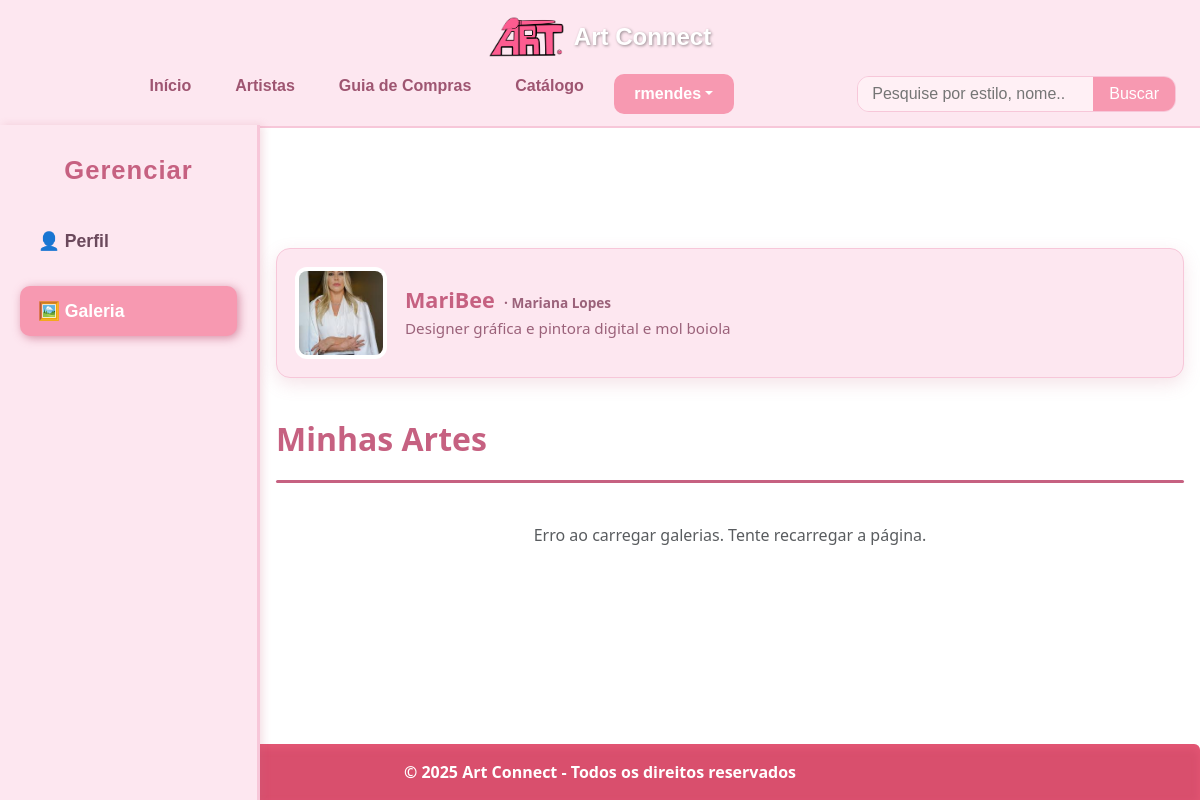
Page /usuarios/perfil/galeria/galeria.php?id=3 (signed in) on the earlier database version.
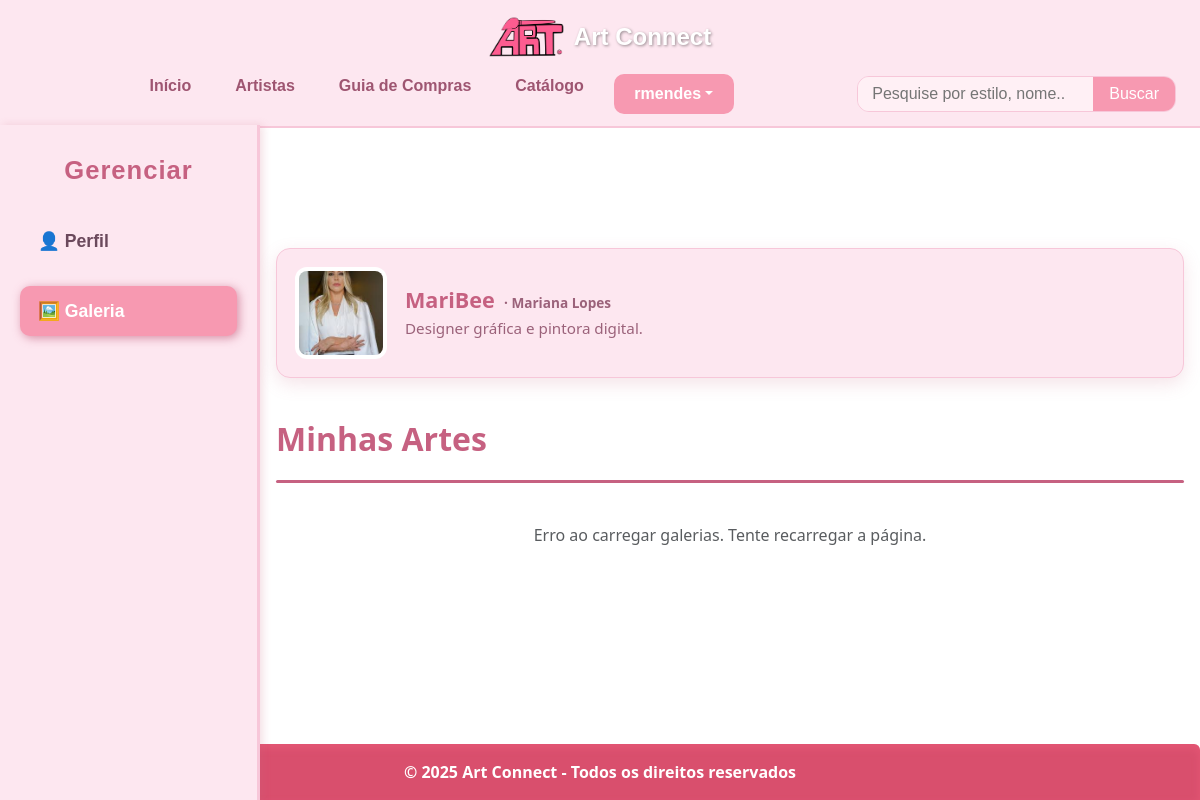
Same page on the later database version.
### tables this page shows
CREATE TABLE IF NOT EXISTS `usuarios` (
  `id` int(11) NOT NULL AUTO_INCREMENT,
  `nome` varchar(100) NOT NULL,
  `nome_social` varchar(100) DEFAULT NULL,
  `email` varchar(100) NOT NULL,
  `senha` varchar(255) NOT NULL,
  `tipo` bit(1) NOT NULL,
  `cpf` varchar(14) NOT NULL,
  `rg` varchar(20) DEFAULT NULL,
  `data_nascimento` date DEFAULT NULL,
  `foto` varchar(255) DEFAULT NULL,
  `status` bit(1) NOT NULL,
  `data_cadastro` datetime NOT NULL,
  `apelido` varchar(50) DEFAULT NULL,
  `sexo` char(1) DEFAULT NULL,
  `descricao` text DEFAULT NULL,
  `cidade` varchar(40) NOT NULL,
  `estado` char(2) NOT NULL,
  `rede_artista` int(11) DEFAULT NULL,
  PRIMARY KEY (`id`),
  UNIQUE KEY `unique_email` (`email`),
  UNIQUE KEY `unique_cpf` (`cpf`),
  KEY `fk_usuario_contato` (`rede_artista`)
);

### usuarios/perfil/galeria/galeria.php (the view, shortened to what this page needs)
<?php
require_once '../../../conexao.php';
if (isset($_GET['id']) && is_numeric($_GET['id'])) {
  $id_usuario = intval($_GET['id']);
} else {
  echo "ID do usuário não informado.";
  exit;
}
$sql = "SELECT apelido, foto, nome, descricao
        FROM usuarios
        WHERE id = $id_usuario
        LIMIT 1";
$resultado = mysqli_query($conexao, $sql);
$usuario = mysqli_fetch_assoc($resultado);
$apelido = htmlspecialchars($usuario['apelido']);
$nome_completo = htmlspecialchars($usuario['nome']);
$descricao = htmlspecialchars($usuario['descricao']);
?>
<!DOCTYPE html>
<html lang="pt-br">
<head>
  <link href="https://cdn.jsdelivr.net/npm/bootstrap@5.3.2/dist/css/bootstrap.min.css" rel="stylesheet" />
  <link rel="stylesheet" href="https://cdnjs.cloudflare.com/ajax/libs/slick-carousel/1.8.1/slick.min.css" />
  <link rel="stylesheet" href="https://cdnjs.cloudflare.com/ajax/libs/slick-carousel/1.8.1/slick-theme.min.css" />
  <link rel="stylesheet" href="../../../css/galeria.css">
</head>
<?php include("../../topo.php"); ?>
<body>
  <main class="container-usuario">
    <?php include("../navegacao.php"); ?>
    <section class="perfil-top mb-4">
      <div class="avatar">
        <img
          src="<?= !empty($usuario['foto']) ? '../../../images/perfil/' . htmlspecialchars($usuario['foto']) : '../../../images/assets/img/placeholder-funcionario.png' ?>"
          alt="Foto de perfil" class="profile-pic" />
      </div>
      <div class="info">
        <h3><?php echo $apelido; ?>
          <?php if ($nome_completo)
            echo "<small style='font-weight:600; font-size:0.85rem; color:#9b627a'>&nbsp;&middot;&nbsp;{$nome_completo}</small>"; ?>
        </h3>
        <p> <?php echo $descricao; ?></p>
      </div>
    </section>
    <section class="galeria">
      <div class="d-flex justify-content-between align-items-center flex-column flex-md-row">
        <h2 class="titulo-aba">Minhas Artes</h2>
      </div>
      <div class="linha-separadora"></div>
      <div id="galeria-cards" class="mt-3">
      </div>
    </section>
  </main>
</body>
<footer class="bg-rose text-white py-3 text-center rounded-top">
  <p class="mb-0">&copy; 2025 Art Connect - Todos os direitos reservados</p>
</footer>
</html>

Differences in the rows shown:
changed usuarios "MariBee": descricao "Designer gráfica e pintora digital e mol boiola" → "Designer gráfica e pintora digital."
